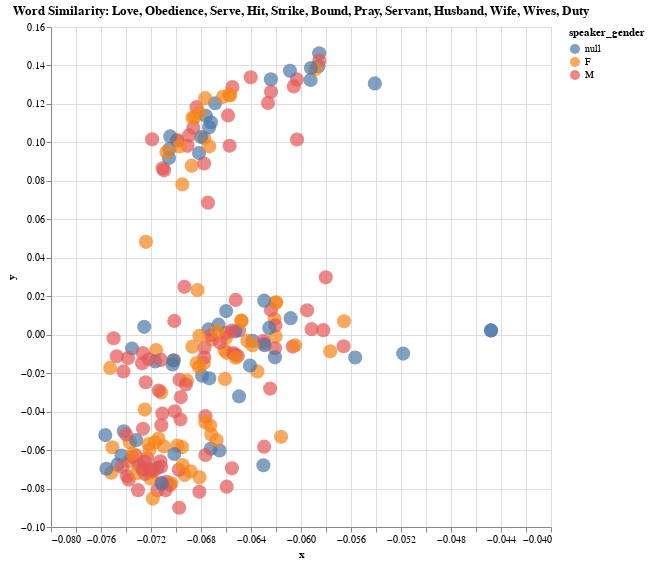

Write notebook code for a chart like this one.
### Code cell
# List of keywords that you want to compare
keywords = ['love', 'obedience', 'serve','hit','strike','bound','pray','servant','husband','wife','wives','duty']

# How to color the points in the plot. The other option is "period" for time period
color_by = 'speaker_gender'

# Get all word positions
word_positions = get_word_positions(keywords)

# Get all contexts around the words
keyword_contexts = []
keyword_contexts_tokens = []
words = []

for position in word_positions:
  words.append(word_lookup[all_word_ids[position]])
  keyword_contexts.append(get_context_clean(position))
  keyword_contexts_tokens.append(get_context(position))

# Reduce word vectors with PCA
pca = PCA(n_components=2)
pca.fit(all_word_vectors[word_positions,:].T)

# Make a DataFrame with PCA results
df_2 = pd.DataFrame({"x": pca.components_[0,:], "y": pca.components_[1,:],
                   "context": keyword_contexts, "tokens": keyword_contexts_tokens, "word": words})
# Match original text and metadata
#df_2[['title', 'author', 'period', 'link']] = df_2.apply(find_original_poem, axis='columns', result_type='expand')
#df_2[['title', 'author', 'period', 'link']] = df_2.apply(find_original_poem)

# Rename columns so that the context shows up as the "title" in the tooltip (bigger and bolded)
#df_2 = df_2.rename(columns={'title': 'poem_title', 'context': 'title'})

# Match original text and metadata
df_2[['title', 'speaker_gender', 'speaker', 'act']] = df_2.apply(find_original_poem, axis='columns', result_type='expand')

# Rename columns so that the context shows up as the "title" in the tooltip (bigger and bolded)
df_2 = df_2.rename(columns={'title': 'poem_title', 'context': 'title'})


# Make the plot
alt.Chart(df_2, title=f"Word Similarity: {', '.join(keywords).title()}").mark_circle(size=200).encode(
    alt.X('x',
        scale=alt.Scale(zero=False)
    ), y="y",
    color= color_by,
    tooltip=['title','speaker_gender', 'speaker', 'act', 'poem_title']
    ).interactive().properties(
    width=500,
    height=500
)
    
    #do the same but seperate out the two texts?

### Figure 1 — Vega-Lite specification as saved in the notebook (floating-point values rounded to 4 significant figures; data arrays with more than 128 entries replaced by an {"elided": "..."} marker saying what was removed)
{"config": {"view": {"continuousWidth": 400, "continuousHeight": 300}}, "data": {"name": "data-3338b1bfe9752d35ef9e252f7ce8b026"}, "mark": {"type": "circle", "size": 200}, "encoding": {"color": {"field": "speaker_gender", "type": "nominal"}, "tooltip": [{"field": "title", "type": "nominal"}, {"field": "speaker_gender", "type": "nominal"}, {"field": "speaker", "type": "nominal"}, {"field": "act", "type": "quantitative"}, {"field": "poem_title", "type": "nominal"}], "x": {"field": "x", "scale": {"zero": false}, "type": "quantitative"}, "y": {"field": "y", "type": "quantitative"}}, "height": 500, "selection": {"selector042": {"type": "interval", "bind": "scales", "encodings": ["x", "y"]}}, "title": "Word Similarity: Love, Obedience, Serve, Hit, Strike, Bound, Pray, Servant, Husband, Wife, Wives, Duty", "width": 500, "$schema": "https://vega.github.io/schema/vega-lite/v4.17.0.json", "datasets": {"data-3338b1bfe9752d35ef9e252f7ce8b026": {"elided": "218 records"}}}
